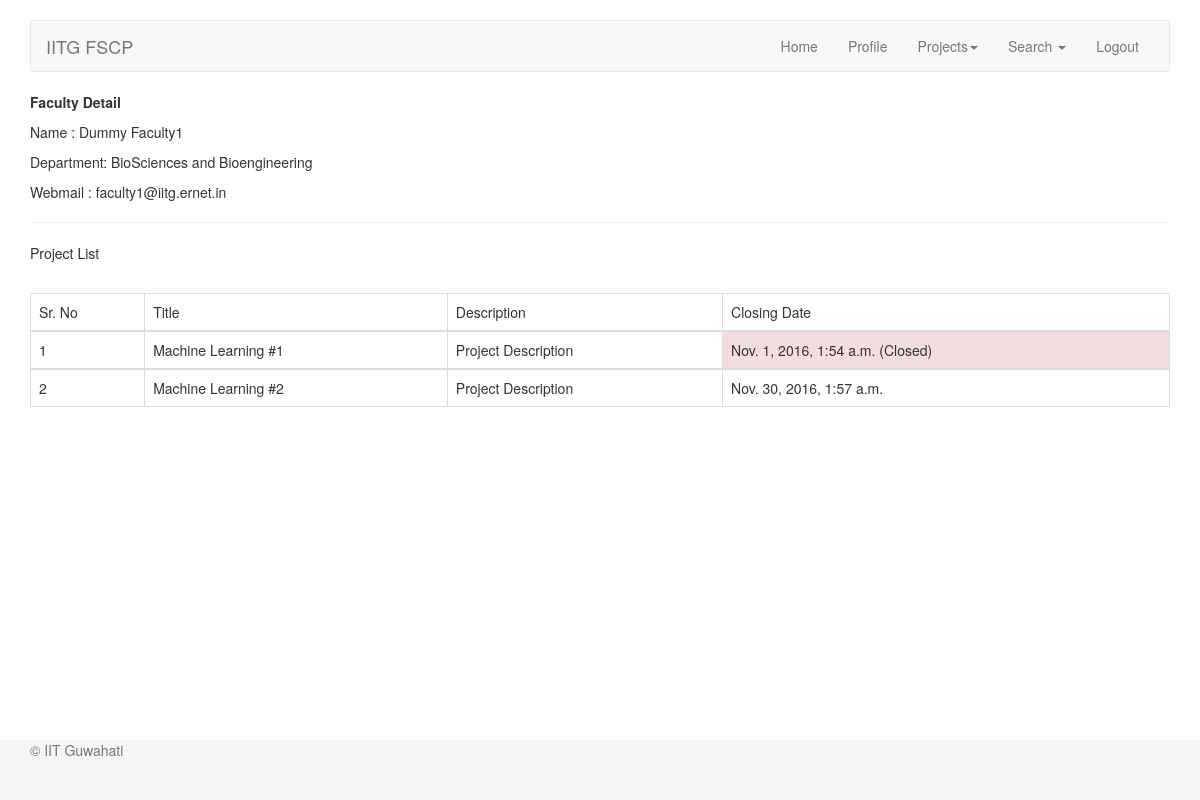
/profiles/faculty/search/faulty/detail/1/ (signed in), run on the app's committed database.
### profiles/models.py (models this page shows, shortened)
@python_2_unicode_compatible
class Faculty(models.Model):
    user_profile = models.OneToOneField(
        UserProfile, null=False, blank=False,
        limit_choices_to={'user_type': 'faculty'}
    )
    web_mail = models.EmailField(null=True, blank=False)
    full_name = models.CharField(max_length=100, null=True, blank=False)
    department = models.CharField(max_length=100, choices=DEPARTMENT,
                                  null=True, blank=True)
    room_no = models.CharField(max_length=7, null=True, blank=True)
    last_updated = models.DateTimeField(null=True, blank=True)

### projects/models.py (models this page shows, shortened)
@python_2_unicode_compatible
class Project(models.Model):
    faculty = models.ForeignKey(Faculty, null=True, blank=False)
    title = models.CharField(max_length=70, blank=False, null=False)
    description = models.CharField(max_length=300, blank=True, null=True)
    hours_per_week = models.DecimalField(
        max_digits=3, decimal_places=1, null=False, blank=False, default=2,
        verbose_name='Hours Per Week'
    )
    start_date = models.DateField(null=True, blank=False,
                                  verbose_name='Tentative Start Date')
    end_date = models.DateField(null=True, blank=False,
                                verbose_name='Tentative End Date')
    skills = models.ManyToManyField(Skill, blank=True)
    requirements = models.TextField(null=True, blank=True, max_length=400,
                                    verbose_name='Other Requirements')
    creation_datetime = models.DateTimeField(null=True, blank=True)
    last_updated = models.DateField(null=True, blank=True)
    closing_datetime = models.DateTimeField(
        null=True, blank=True, verbose_name='Closing Date',
        help_text='Applications will close after this date.'
    )
    is_deleted = models.BooleanField(default=False, blank=True)
    deletion_datetime = models.DateTimeField(null=True, blank=True)
    applicants = models.ManyToManyField(
        Student, through='ProjectStudentRelation')
    @property
    def is_closed(self):
        return self.closing_datetime < timezone.now()

### profiles/views_faculty.py (the view)
class FacultySearchDetail(LoginRequiredMixin, UserPassesTestMixin, View):
    login_url = reverse_lazy('login')
    template_name = 'profiles/faculty/faculty_search_detail.html'
    def test_func(self):
        return self.request.user.user_type == 'faculty'
    def get(self, request, **kwargs):
        fac = get_object_or_404(Faculty, pk=kwargs.get('pk', None))
        project_list = Project.objects.filter(faculty=fac)
        args = dict(fac=fac, project_list=project_list)
        return render(request, self.template_name, args)

### profiles/templates/profiles/faculty/faculty_search_detail.html (shortened to what this page needs)
{% extends 'base_faculty.html' %}
{% block content %}
    <p><strong>Faculty Detail</strong></p>
    <p>Name : {{ fac.full_name }}</p>
    <p>Department: {{ fac.department }}</p>
    <p>Webmail : {{ fac.web_mail }}</p>
    <hr>
    {% if project_list.count > 0 %}
    <p>Project List</p>
    <br>
    <div class="table-responsive">
        <table class="table table-bordered table-hover">
                <thead>
                    <tr>
                        <td>Sr. No</td>
                        <td>Title</td>
                        <td>Description</td>
                        <td>Closing Date</td>
                    </tr>
                </thead>
            {% for project in project_list %}
                <tbody>
                    <tr>
                        <td>{{forloop.counter}}</td>
                        <td>{{project.title}}</td>
                        <td>{{project.description}}</td>
                        <td {% if project.is_closed %}class="danger"{% endif %}>
                            {% if project.is_closed %}
                                {{project.closing_datetime}} (Closed)
                            {% else %}
                                {{project.closing_datetime}}
                            {% endif%}
                        </td>
                    </tr>
                </tbody>
            {% endfor %}
        </table>
    </div>
    {% endif %}
{% endblock %}

### static/css/custom_styles.css (style rules this page uses)
html { position: relative; min-height: 100%; }

### profiles/templates/base.html (style rules this page uses)
body { padding-top: 20px; padding-bottom: 100px; }

### data on the page
Faculty: full_name "Dummy Faculty1", department "BioSciences and Bioengineering", web_mail "faculty1@iitg.ernet.in"
Project: title "Machine Learning #1", description "Project Description", closing_datetime "Nov. 1, 2016, 1:54 a.m."
Project: title "Machine Learning #2", description "Project Description", closing_datetime "Nov. 30, 2016, 1:57 a.m."
